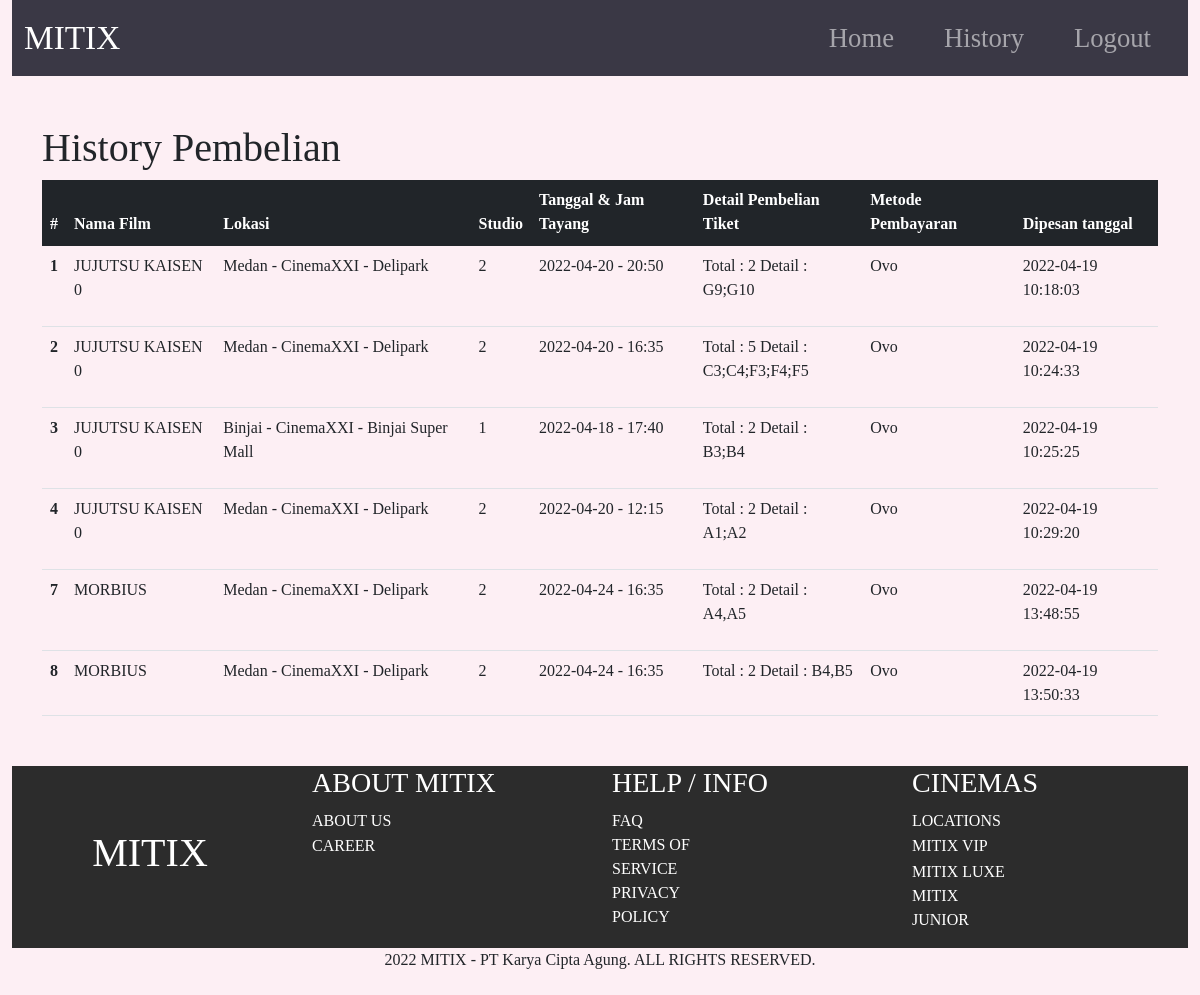
The app's page /history.php (signed in) with its own data.
### tables this page shows
CREATE TABLE `pembelian` (
  `id` int(11) NOT NULL,
  `id_user` varchar(100) NOT NULL,
  `id_shows` varchar(100) NOT NULL,
  `detail_tiket` varchar(100) NOT NULL,
  `jlh_tiket` varchar(100) NOT NULL,
  `metode_pembayaran` varchar(100) NOT NULL,
  `verif_oleh` varchar(100) NOT NULL,
  `created_at` varchar(100) NOT NULL
);

CREATE TABLE `film` (
  `id` int(11) NOT NULL,
  `nama_film` varchar(100) NOT NULL,
  `desc_film` text NOT NULL,
  `url_foto` varchar(100) NOT NULL,
  `link_trailer` text NOT NULL,
  `category` varchar(100) NOT NULL,
  `sutradara` varchar(100) NOT NULL,
  `aktor` varchar(100) NOT NULL,
  `tgl_rilis` date NOT NULL
);

CREATE TABLE `lokasi` (
  `id` int(11) NOT NULL,
  `nama_lokasi` varchar(40) NOT NULL,
  `wilayah` varchar(40) NOT NULL
);

CREATE TABLE `studio` (
  `id` int(11) NOT NULL,
  `id_lokasi` varchar(40) NOT NULL,
  `studio_no` varchar(40) NOT NULL,
  `pattern_kursi` varchar(40) NOT NULL
);

CREATE TABLE `jadwalpenayangan` (
  `id` int(11) NOT NULL,
  `id_studio` varchar(100) NOT NULL,
  `id_film` varchar(100) NOT NULL,
  `jam_tayang` varchar(100) NOT NULL,
  `date` date DEFAULT NULL,
  `tiket_terbeli` varchar(100) NOT NULL,
  `tiket_tersedia` varchar(100) NOT NULL,
  `harga_tiket` varchar(100) NOT NULL,
  `kursi_terbeli` text NOT NULL
);

### history.php (the view, shortened to what this page needs)
<?php
    include('header.php');
    $user_id = $_SESSION['user_id'];
    $sql_detail = "SELECT p.*, jp.harga_tiket, jp.date, jp.jam_tayang, s.studio_no, l.wilayah, l.nama_lokasi, f.nama_film FROM pembelian p
                    JOIN jadwalpenayangan jp ON jp.id = p.id_shows
                    JOIN studio s ON s.id = jp.id_studio
                    JOIN film f ON f.id = jp.id_film
                    JOIN lokasi l ON l.id = s.id_lokasi
                    WHERE p.id_user = $user_id ORDER BY p.id ASC";
    $result_detail = mysqli_query($conn,$sql_detail);
?>
    <div class="container">
        <h1 class="mt-5">History Pembelian </h1>
        <table class="table mt-2">
            <thead>
                <tr class="table-dark">
                    <th scope="col">#</th>
                    <th scope="col">Nama Film</th>
                    <th scope="col">Lokasi</th>
                    <th scope="col">Studio</th>
                    <th scope="col">Tanggal & Jam Tayang</th>
                    <th scope="col">Detail Pembelian Tiket</th>
                    <th scope="col">Metode Pembayaran</th>
                    <th scope="col">Dipesan tanggal</th>
                </tr>
            </thead>
            <tbody>
                <?php
                    while($row = mysqli_fetch_assoc($result_detail)){
                ?>
                    <tr>
                        <th scope="row"><?= $row['id'];?></th>
                        <td><?= $row['nama_film']; ?></td>
                        <td><?= $row['wilayah'].' - '.$row['nama_lokasi']; ?></td>
                        <td><?= $row['studio_no'];?></td>
                        <td><?= $row['date'].' - '.$row['jam_tayang'];?></td>
                        <td>
                        <p style="max-width : 150px;">
                            Total : <?= $row['jlh_tiket']; ?>
                            Detail : <span style="max-width : 150px;"><?= $row['detail_tiket'];?></span>
                        </p>
                        </td>
                        <td><?= $row['metode_pembayaran'];?></td>
                        <td><?= $row['created_at'];?></td>
                    </tr>
                <?php
                    }
                ?>
            </tbody>
        </table>
    </div>
<?php
    include('footer.php');
?>

### header.php (shortened to what this page needs)
<!DOCTYPE html>
<html>
<head>
    <link href="https://cdn.jsdelivr.net/npm/bootstrap@5.1.3/dist/css/bootstrap.min.css" rel="stylesheet">
    <link rel="stylesheet" href="style.css">
</head>
<body>
    <div class="container-fluid">
        <nav class="navbar navbar-expand-lg navbar-dark nav-head">
            <div class="container-fluid">
                <a class="navbar-brand" href="home.php">MITIX</a>
                <div class="collapse navbar-collapse" id="navbarNav">
                    <ul class="navbar-nav ms-auto">
                    <li class="nav-item">
                        <a class="nav-link" href="home.php">Home</a>
                    </li>
                    <?php
                        if(!isset($_SESSION['logged_in']) || $_SESSION['logged_in'] != True){
                    ?>
                        <li class="nav-item">
                            <a class="nav-link" href="login.php">Login</a>
                        </li>
                        <li class="nav-item">
                            <a class="nav-link" href="registrasi.php" >Register</a>
                        </li>
                    <?php
                        }
                        else{
                    ?>
                        <li class="nav-item">
                            <a href="history.php" class="nav-link">History</a>
                        </li>
                        <li class="nav-item">
                            <a href="logout.php" class="nav-link">Logout</a>
                        </li>
                    <?php
                        }
                    ?>
                    </ul>
                </div>
            </div>
        </nav>
    </div>

### footer.php
    <div class="container-fluid" style="margin-top: 50px;";>
        <div class="footer_area">
            <div class="row">
                <div class="col-lg-3">
                    <div class="footer_brand_box">
                        <h1>MITIX</h1>
                    </div>
                </div>
                <div class="col-lg-9">
                    <div class="footer_info_box">
                        <div class="row">
                            <div class="col-lg-4 col-md-4 col-sm-4 col-xm-4">
                                <h3 class="label_footer">ABOUT MITIX</h3>
                                <ul>
                                    <li class="nav-item">
                                        <a href="abus.php" class="label_info">ABOUT US</a>
                                    </li>
                                    <li class="nav-item">
                                        <a class="label_info">CAREER</a>
                                    </li>
                                </ul>
                            </div>
                            <div class="col-lg-4 col-md-4 col-sm-4 col-xm-4">
                                <h3 class="label_footer">HELP / INFO</h3>
                                <ul>
                                    <li class="nav-item">
                                        <a href="faq.php" class="label_info">FAQ</a>
                                    </li>
                                    <li class="nav-item">
                                        <a href="tos.php" class="label_info">TERMS OF SERVICE</a>
                                    </li>
                                    <li class="nav-item">
                                        <a href="pp.php" class="label_info">PRIVACY POLICY</a>
                                    </li>
                                </ul>
                            </div>
                            <div class="col-lg-4 col-md-4 col-sm-4 col-xm-4">
                                <h3 class="label_footer">CINEMAS</h3>
                                <ul>
                                    <li class="nav-item">
                                        <a class="label_info">LOCATIONS</a>
                                    </li>
                                    <li class="nav-item">
                                        <a class="label_info">MITIX VIP</a>
                                    </li>
                                    <li class="nav-item">
                                        <a class="label_info">MITIX LUXE</a>
                                    </li>
                                    <li class="nav-item">
                                        <a class="label_info">MITIX JUNIOR</a>
                                    </li>
                                </ul>
                            </div>
                        </div>
                    </div>
                </div>
            </div>
        </div>
        <div class="footer">
            <footer>2022 MITIX - PT Karya Cipta Agung. ALL RIGHTS RESERVED.</footer>
        </div>
    </div>
</body>
</html>

### style.css (style rules this page uses)
body { background-color: #FDEFF4; margin: 0px; height: 1050px; font-family: calibri; }
.nav-head { background-color : #3A3845; }
.nav-item a { padding: 0 25px!important; }
.navbar-brand { font-size : 25pt; }
.nav-link { font-size : 20pt; }
a { color: white; text-decoration: none; }
.label_info { width: 10%; min-width: 100px; display: inline-block; vertical-align: middle; }
.footer_area { background-color: #2c2c2c; }
.footer_area .row { align-items: center; justify-content: center; }
.footer_brand_box { text-align: center; color: #fff; }
.footer_info_box .row { align-items: flex-start; }
.footer_info_box .label_footer { color: #fff; }
.footer_info_box ul { padding: 0; }
.footer_info_box ul li { list-style-type: none; }
.footer_info_box ul .nav-item a { padding: 0!important; }
footer { text-align: center; }

### records on screen
pembelian: id "1", film.nama_film "JUJUTSU KAISEN 0", lokasi.wilayah "Medan", lokasi.nama_lokasi "CinemaXXI - Delipark", studio.studio_no "2", jadwalpenayangan.date "2022-04-20", jadwalpenayangan.jam_tayang "20:50", jlh_tiket "2", detail_tiket "G9;G10", metode_pembayaran "Ovo", created_at "2022-04-19 10:18:03"
pembelian: id "2", film.nama_film "JUJUTSU KAISEN 0", lokasi.wilayah "Medan", lokasi.nama_lokasi "CinemaXXI - Delipark", studio.studio_no "2", jadwalpenayangan.date "2022-04-20", jadwalpenayangan.jam_tayang "16:35", jlh_tiket "5", detail_tiket "C3;C4;F3;F4;F5", metode_pembayaran "Ovo", created_at "2022-04-19 10:24:33"
pembelian: id "3", film.nama_film "JUJUTSU KAISEN 0", lokasi.wilayah "Binjai", lokasi.nama_lokasi "CinemaXXI - Binjai Super Mall", studio.studio_no "1", jadwalpenayangan.date "2022-04-18", jadwalpenayangan.jam_tayang "17:40", jlh_tiket "2", detail_tiket "B3;B4", metode_pembayaran "Ovo", created_at "2022-04-19 10:25:25"
pembelian: id "4", film.nama_film "JUJUTSU KAISEN 0", lokasi.wilayah "Medan", lokasi.nama_lokasi "CinemaXXI - Delipark", studio.studio_no "2", jadwalpenayangan.date "2022-04-20", jadwalpenayangan.jam_tayang "12:15", jlh_tiket "2", detail_tiket "A1;A2", metode_pembayaran "Ovo", created_at "2022-04-19 10:29:20"
pembelian: id "7", film.nama_film "MORBIUS", lokasi.wilayah "Medan", lokasi.nama_lokasi "CinemaXXI - Delipark", studio.studio_no "2", jadwalpenayangan.date "2022-04-24", jadwalpenayangan.jam_tayang "16:35", jlh_tiket "2", detail_tiket "A4,A5", metode_pembayaran "Ovo", created_at "2022-04-19 13:48:55"
pembelian: id "8", film.nama_film "MORBIUS", lokasi.wilayah "Medan", lokasi.nama_lokasi "CinemaXXI - Delipark", studio.studio_no "2", jadwalpenayangan.date "2022-04-24", jadwalpenayangan.jam_tayang "16:35", jlh_tiket "2", detail_tiket "B4,B5", metode_pembayaran "Ovo", created_at "2022-04-19 13:50:33"
